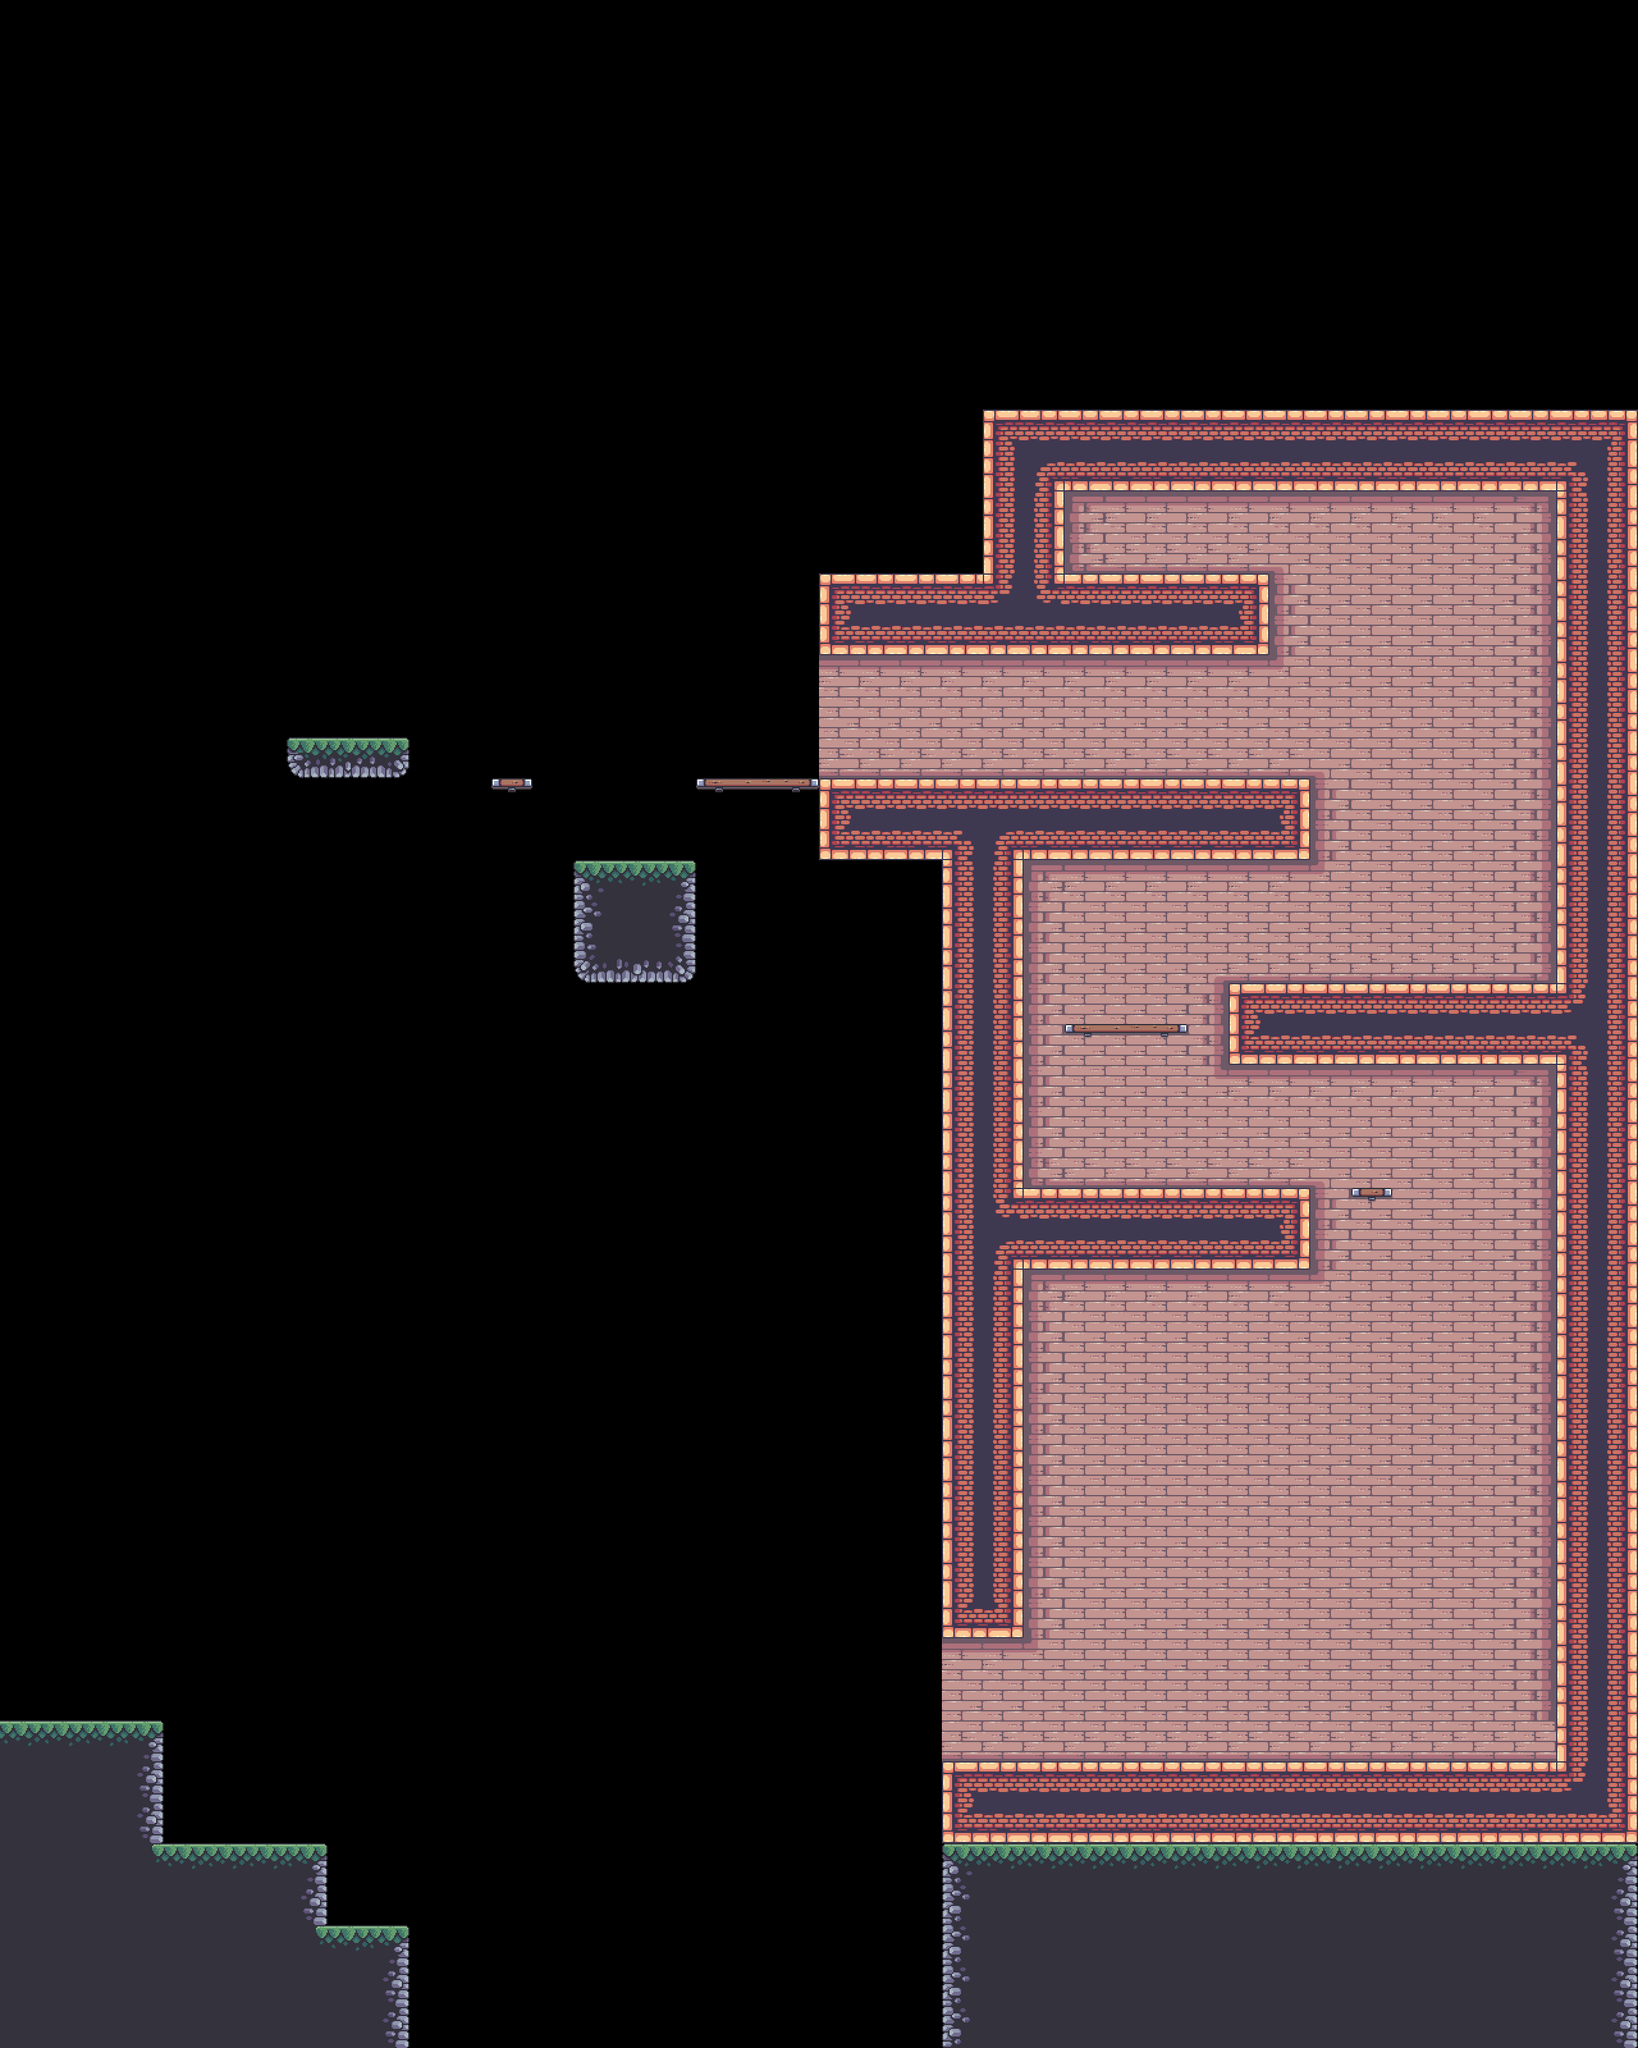

A 2D game scene composited from a Tiled map and its tileset images. What follows is a short description and the map's XML, with each tile layer's data collapsed to a summary:
An orthogonal 40x50 tile map with 64x64 px tiles, 4 tile layers (BG, Terrain, Platforms, FG), 7 tilesets and 72 objects (35x saw, 10x floor_spike, 6x helicopter, 5x spike, 5x tooth, ...).

<map version="1.10" tiledversion="1.11.2" orientation="orthogonal" renderorder="right-down" width="40" height="50" tilewidth="64" tileheight="64" infinite="0" nextlayerid="14" nextobjectid="183">
 <tileset firstgid="1" source="../tilesets/outside.tsx" />
 <tileset firstgid="49" source="../tilesets/items.tsx" />
 <tileset firstgid="54" source="../tilesets/inside.tsx" />
 <tileset firstgid="150" source="../tilesets/extra.tsx" />
 <tileset firstgid="216" source="../tilesets/objects.tsx" />
 <tileset firstgid="244" source="../tilesets/platforms.tsx" />
 <tileset firstgid="252" source="../tilesets/grass.tsx" />
 <layer id="9" name="BG" width="40" height="50">
  <data>[2000 cells, 366 non-empty, 13 distinct tile ids]</data>
 </layer>
 <objectgroup id="12" name="BG details" class="window" />
 <layer id="1" name="Terrain" width="40" height="50">
  <data>[2000 cells, 401 non-empty, 25 distinct tile ids]</data>
 </layer>
 <layer id="5" name="Platforms" width="40" height="50">
  <data>[2000 cells, 8 non-empty, 4 distinct tile ids]</data>
 </layer>
 <layer id="10" name="FG" width="40" height="50">
  <data>[2000 cells, 0 non-empty, 0 distinct tile ids]</data>
 </layer>
 <objectgroup id="4" name="Objects">
  <object id="87" name="saw" x="1664" y="2304" width="64" height="64">
   <properties>
    <property name="speed" type="int" value="0" />
   </properties>
  </object>
  <object id="88" name="floor_spike" gid="226" x="2368.27" y="2752" width="64" height="64">
   <properties>
    <property name="inverted" type="bool" value="false" />
   </properties>
  </object>
  <object id="89" name="floor_spike" gid="226" x="2303.87" y="2752" width="64" height="64">
   <properties>
    <property name="inverted" type="bool" value="false" />
   </properties>
  </object>
  <object id="90" name="floor_spike" gid="226" x="2240.2" y="2752" width="64" height="64">
   <properties>
    <property name="inverted" type="bool" value="false" />
   </properties>
  </object>
  <object id="91" name="floor_spike" gid="226" x="2175.81" y="2752" width="64" height="64">
   <properties>
    <property name="inverted" type="bool" value="false" />
   </properties>
  </object>
  <object id="92" name="floor_spike" gid="226" x="2112.24" y="2752" width="64" height="64">
   <properties>
    <property name="inverted" type="bool" value="false" />
   </properties>
  </object>
  <object id="93" name="floor_spike" gid="226" x="2047.57" y="2752" width="64" height="64">
   <properties>
    <property name="inverted" type="bool" value="false" />
   </properties>
  </object>
  <object id="94" name="floor_spike" gid="226" x="1984.45" y="2752" width="64" height="64">
   <properties>
    <property name="inverted" type="bool" value="false" />
   </properties>
  </object>
  <object id="95" name="floor_spike" gid="226" x="1920.23" y="2752" width="64" height="64">
   <properties>
    <property name="inverted" type="bool" value="false" />
   </properties>
  </object>
  <object id="96" name="floor_spike" gid="226" x="1855.66" y="2752" width="64" height="64">
   <properties>
    <property name="inverted" type="bool" value="false" />
   </properties>
  </object>
  <object id="97" name="floor_spike" gid="226" x="1791.81" y="2752" width="64" height="64">
   <properties>
    <property name="inverted" type="bool" value="false" />
   </properties>
  </object>
  <object id="98" name="saw" x="1728" y="2304" width="64" height="64">
   <properties>
    <property name="speed" type="int" value="0" />
   </properties>
  </object>
  <object id="99" name="saw" x="1792" y="2304" width="64" height="64">
   <properties>
    <property name="speed" type="int" value="0" />
   </properties>
  </object>
  <object id="100" name="saw" x="1856" y="2304" width="64" height="64" visible="0">
   <properties>
    <property name="speed" type="int" value="0" />
   </properties>
  </object>
  <object id="101" name="saw" x="1600" y="2304" width="64" height="64">
   <properties>
    <property name="speed" type="int" value="0" />
   </properties>
  </object>
  <object id="102" name="saw" x="1856" y="2304" width="64" height="64">
   <properties>
    <property name="speed" type="int" value="0" />
   </properties>
  </object>
  <object id="105" name="saw" x="1984.18" y="2304" width="64" height="64">
   <properties>
    <property name="speed" type="int" value="0" />
   </properties>
  </object>
  <object id="106" name="saw" x="2048.18" y="2304" width="64" height="64">
   <properties>
    <property name="speed" type="int" value="0" />
   </properties>
  </object>
  <object id="107" name="saw" x="2112.18" y="2304" width="64" height="64">
   <properties>
    <property name="speed" type="int" value="0" />
   </properties>
  </object>
  <object id="108" name="saw" x="1920.18" y="2304" width="64" height="64">
   <properties>
    <property name="speed" type="int" value="0" />
   </properties>
  </object>
  <object id="129" name="saw" x="1406" y="2046" width="64" height="64">
   <properties>
    <property name="speed" type="int" value="0" />
   </properties>
  </object>
  <object id="130" name="saw" x="1342.25" y="2046" width="64" height="64">
   <properties>
    <property name="speed" type="int" value="0" />
   </properties>
  </object>
  <object id="131" name="saw" x="1214" y="2046" width="64" height="64">
   <properties>
    <property name="speed" type="int" value="0" />
   </properties>
  </object>
  <object id="132" name="saw" x="1278.44" y="2046" width="64" height="64">
   <properties>
    <property name="speed" type="int" value="0" />
   </properties>
  </object>
  <object id="133" name="saw" x="1150.39" y="2046" width="64" height="64">
   <properties>
    <property name="speed" type="int" value="0" />
   </properties>
  </object>
  <object id="134" name="saw" x="1086.64" y="2046" width="64" height="64">
   <properties>
    <property name="speed" type="int" value="0" />
   </properties>
  </object>
  <object id="135" name="saw" x="958.386" y="2046" width="64" height="64">
   <properties>
    <property name="speed" type="int" value="0" />
   </properties>
  </object>
  <object id="136" name="saw" x="1024" y="2046" width="64" height="64">
   <properties>
    <property name="speed" type="int" value="0" />
   </properties>
  </object>
  <object id="137" name="saw" x="1216.33" y="832" width="64" height="64">
   <properties>
    <property name="speed" type="int" value="0" />
   </properties>
  </object>
  <object id="138" name="saw" x="1152.58" y="832" width="64" height="64">
   <properties>
    <property name="speed" type="int" value="0" />
   </properties>
  </object>
  <object id="139" name="saw" x="1024.33" y="832" width="64" height="64">
   <properties>
    <property name="speed" type="int" value="0" />
   </properties>
  </object>
  <object id="140" name="saw" x="1088.77" y="832" width="64" height="64">
   <properties>
    <property name="speed" type="int" value="0" />
   </properties>
  </object>
  <object id="141" name="saw" x="960.719" y="832" width="64" height="64">
   <properties>
    <property name="speed" type="int" value="0" />
   </properties>
  </object>
  <object id="142" name="saw" x="896.969" y="832" width="64" height="64">
   <properties>
    <property name="speed" type="int" value="0" />
   </properties>
  </object>
  <object id="143" name="saw" x="768.715" y="832" width="64" height="64">
   <properties>
    <property name="speed" type="int" value="0" />
   </properties>
  </object>
  </objectgroup>
 <objectgroup id="13" name="Moving Objects">
  <!-- 25 objects omitted --></objectgroup>
 <objectgroup id="7" name="Items" visible="0">
  <!-- 13 objects omitted --></objectgroup>
 <objectgroup id="6" name="Enemies">
  <!-- 12 objects omitted --></objectgroup>
 <objectgroup id="2" name="Water" visible="0">
  <!-- 2 objects omitted --></objectgroup>
 <objectgroup id="8" name="Data">
  <!-- 1 objects omitted --></objectgroup>
</map>
<!-- 37 of 72 objects omitted -->
